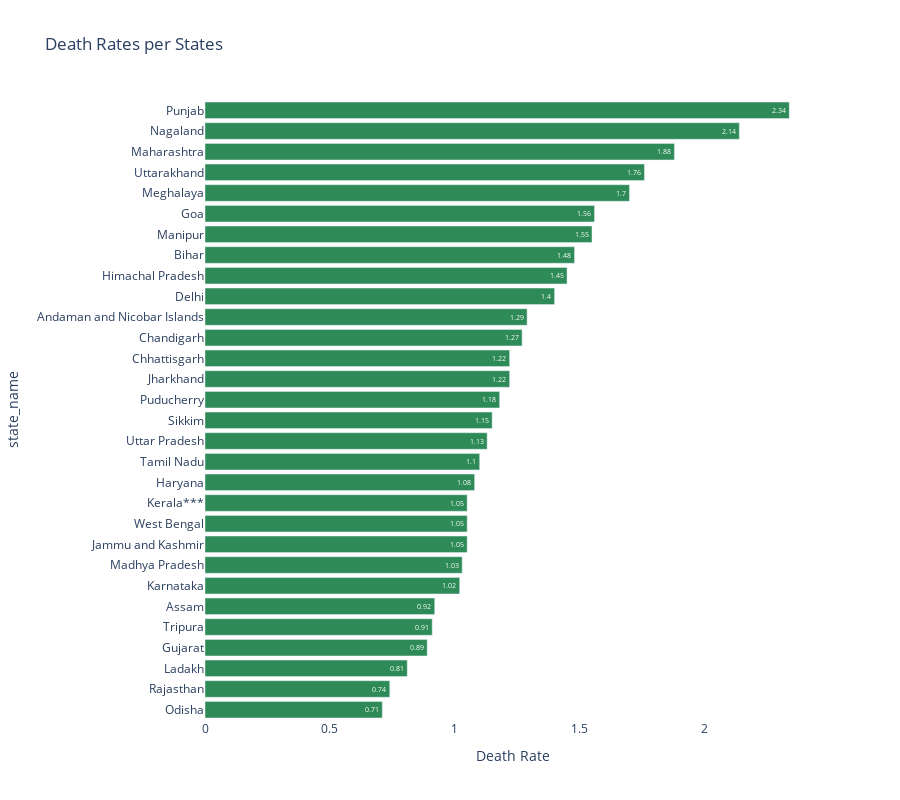

The notebook cell saved with this chart:
### Code cell
# Death Rate per State
df1['Death Rate'] = round((df1['death']/df1['positive'])*100, 2)
df1 = df1[df1['positive']>100]
df1 = df1.sort_values('Death Rate', ascending=False)
fig = px.bar(df1.sort_values(by="Death Rate", ascending=False)[:30][::-1],
             x = 'Death Rate', y = 'state_name', 
             title='Death Rates per States', text='Death Rate', height=800, orientation='h',
             color_discrete_sequence=['seagreen'])   
fig.update_layout(plot_bgcolor='rgb(275, 270, 273)')
fig.show()

### Figure 1 — Plotly figure (JSON) as saved in the notebook; plotly's stock layout.template omitted (floating-point values rounded to 4 significant figures)
{"data": [{"alignmentgroup": "True", "hovertemplate": "Death Rate=%{text}<br>state_name=%{y}<extra></extra>", "legendgroup": "", "marker": {"color": "seagreen", "pattern": {"shape": ""}}, "name": "", "offsetgroup": "", "orientation": "h", "showlegend": false, "text": [0.71, 0.74, 0.81, 0.89, 0.91, 0.92, 1.02, 1.03, 1.05, 1.05, 1.05, 1.08, 1.1, 1.13, 1.15, 1.18, 1.22, 1.22, 1.27, 1.29, 1.4, 1.45, 1.48, 1.55, 1.56, 1.7, 1.76, 1.88, 2.14, 2.34], "textposition": "auto", "type": "bar", "x": [0.71, 0.74, 0.81, 0.89, 0.91, 0.92, 1.02, 1.03, 1.05, 1.05, 1.05, 1.08, 1.1, 1.13, 1.15, 1.18, 1.22, 1.22, 1.27, 1.29, 1.4, 1.45, 1.48, 1.55, 1.56, 1.7, 1.76, 1.88, 2.14, 2.34], "xaxis": "x", "y": ["Odisha", "Rajasthan", "Ladakh", "Gujarat", "Tripura", "Assam", "Karnataka", "Madhya Pradesh", "Jammu and Kashmir", "West Bengal", "Kerala***", "Haryana", "Tamil Nadu", "Uttar Pradesh", "Sikkim", "Puducherry", "Jharkhand", "Chhattisgarh", "Chandigarh", "Andaman and Nicobar Islands", "Delhi", "Himachal Pradesh", "Bihar", "Manipur", "Goa", "Meghalaya", "Uttarakhand", "Maharashtra", "Nagaland", "Punjab"], "yaxis": "y"}], "layout": {"barmode": "relative", "height": 800, "legend": {"tracegroupgap": 0}, "plot_bgcolor": "rgb(275, 270, 273)", "title": {"text": "Death Rates per States"}, "xaxis": {"anchor": "y", "domain": [0, 1], "title": {"text": "Death Rate"}}, "yaxis": {"anchor": "x", "domain": [0, 1], "title": {"text": "state_name"}}}}
